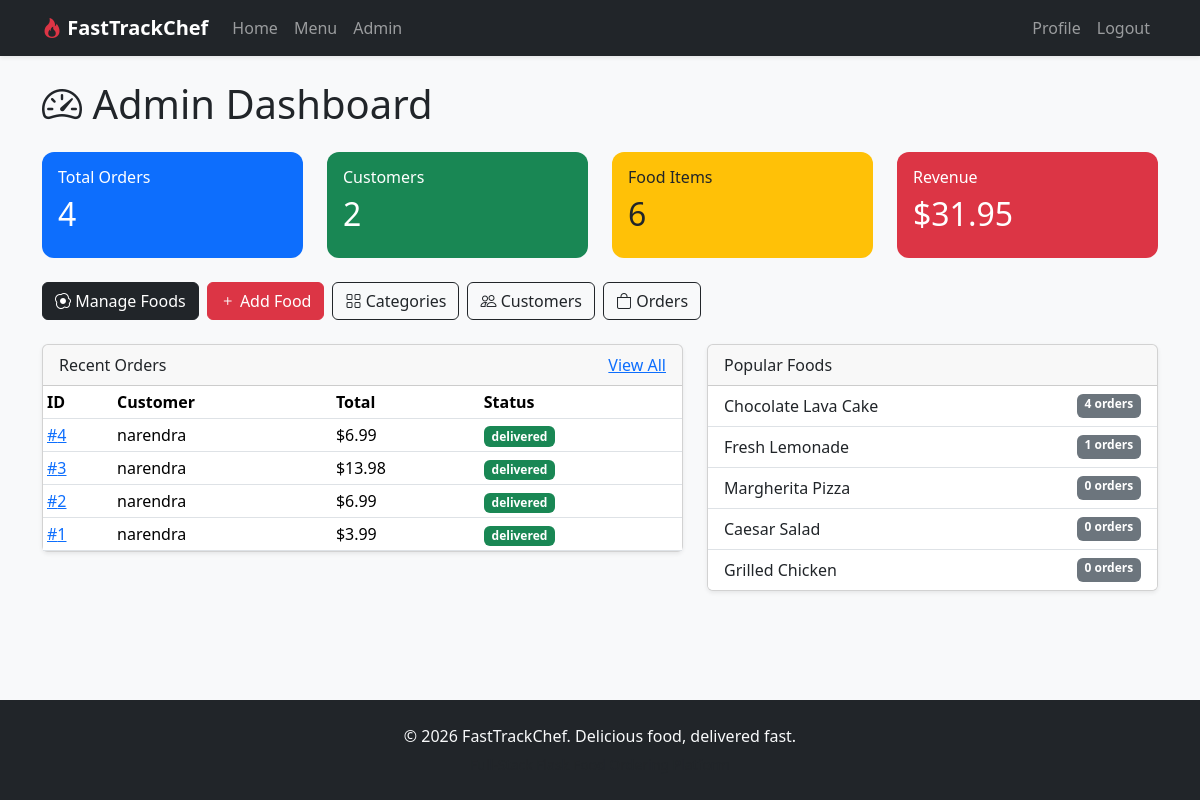
The page /admin/dashboard (signed in) on the database its author committed.
### app/models.py (models this page shows, shortened)
class Order(db.Model):
    __tablename__ = "orders"
    id = db.Column(db.Integer, primary_key=True)
    user_id = db.Column(db.Integer, db.ForeignKey("users.id"), nullable=False, index=True)
    order_date = db.Column(db.DateTime, default=datetime.utcnow, index=True)
    total_amount = db.Column(db.Numeric(10, 2), nullable=False)
    status = db.Column(db.String(30), default="pending", index=True)
    items = db.relationship("OrderItem", backref="order", lazy="dynamic", cascade="all, delete-orphan")
    STATUS_CHOICES = ["pending", "preparing", "delivered", "cancelled"]

class User(UserMixin, db.Model):
    __tablename__ = "users"
    id = db.Column(db.Integer, primary_key=True)
    name = db.Column(db.String(100), nullable=False, index=True)
    email = db.Column(db.String(120), unique=True, nullable=False, index=True)
    password_hash = db.Column(db.String(128), nullable=False)
    role = db.Column(db.String(20), default="customer", index=True)
    phone = db.Column(db.String(20))
    address = db.Column(db.Text)
    created_at = db.Column(db.DateTime, default=datetime.utcnow)
    orders = db.relationship("Order", backref="user", lazy="dynamic")
    cart_items = db.relationship("CartItem", backref="user", lazy="dynamic", cascade="all, delete-orphan")
    @property
    def is_admin(self):
        return self.role == "admin"

class FoodItem(db.Model):
    __tablename__ = "food_items"
    id = db.Column(db.Integer, primary_key=True)
    name = db.Column(db.String(100), nullable=False, index=True)
    description = db.Column(db.Text)
    price = db.Column(db.Numeric(10, 2), nullable=False, index=True)
    category_id = db.Column(db.Integer, db.ForeignKey("categories.id"), nullable=False, index=True)
    image = db.Column(db.String(200), default="default_food.jpg")
    available = db.Column(db.Boolean, default=True, index=True)
    popularity = db.Column(db.Integer, default=0)
    created_at = db.Column(db.DateTime, default=datetime.utcnow)
    cart_items = db.relationship("CartItem", backref="food_item", lazy="dynamic")
    order_items = db.relationship("OrderItem", backref="food_item", lazy="dynamic")

### app/admin.py (the view)
@admin_bp.route("/dashboard")
@login_required
@admin_required
def dashboard():
    total_orders = Order.query.count()
    total_customers = User.query.filter_by(role="customer").count()
    total_foods = FoodItem.query.count()
    total_revenue = (
        db.session.query(db.func.coalesce(db.func.sum(Order.total_amount), 0))
        .filter(Order.status == "delivered")
        .scalar()
    )
    pending_orders = Order.query.filter_by(status="pending").count()
    recent_orders = Order.query.order_by(Order.order_date.desc()).limit(8).all()
    popular_foods = FoodItem.query.order_by(FoodItem.popularity.desc()).limit(5).all()
    return render_template(
        "admin_dashboard.html",
        total_orders=total_orders,
        total_customers=total_customers,
        total_foods=total_foods,
        total_revenue=float(total_revenue or 0),
        pending_orders=pending_orders,
        recent_orders=recent_orders,
        popular_foods=popular_foods,
    )

### app/__init__.py (called while the page is built, shortened)
def register_context_processors(app):
    @app.context_processor
    def inject_cart_count():
        from flask_login import current_user
        count = 0
        return {"cart_count": count or 0}

### app/models.py (called while the page is built)
@login_manager.user_loader
def load_user(user_id):
    return db.session.get(User, int(user_id))

### app/utils.py (called while the page is built)
def admin_required(f):
    @wraps(f)
    def decorated_function(*args, **kwargs):
        if not current_user.is_authenticated or not current_user.is_admin:
            abort(403)
        return f(*args, **kwargs)
    return decorated_function

### app/templates/admin_dashboard.html (shortened to what this page needs)
{% extends "base.html" %}
{% block content %}
<h1 class="mb-4"><i class="bi bi-speedometer2"></i> Admin Dashboard</h1>
<div class="row g-4 mb-4">
    <div class="col-sm-6 col-xl-3">
        <div class="card stat-card bg-primary text-white">
            <div class="card-body">
                <h6>Total Orders</h6>
                <h2>{{ total_orders }}</h2>
            </div>
        </div>
    </div>
    <div class="col-sm-6 col-xl-3">
        <div class="card stat-card bg-success text-white">
            <div class="card-body">
                <h6>Customers</h6>
                <h2>{{ total_customers }}</h2>
            </div>
        </div>
    </div>
    <div class="col-sm-6 col-xl-3">
        <div class="card stat-card bg-warning text-dark">
            <div class="card-body">
                <h6>Food Items</h6>
                <h2>{{ total_foods }}</h2>
            </div>
        </div>
    </div>
    <div class="col-sm-6 col-xl-3">
        <div class="card stat-card bg-danger text-white">
            <div class="card-body">
                <h6>Revenue</h6>
                <h2>${{ "%.2f"|format(total_revenue) }}</h2>
            </div>
        </div>
    </div>
</div>
<div class="row g-4 mb-4">
    <div class="col-12">
        <div class="d-flex flex-wrap gap-2">
            <a href="{{ url_for('admin.manage_foods') }}" class="btn btn-dark"><i class="bi bi-egg-fried"></i> Manage Foods</a>
            <a href="{{ url_for('admin.add_food') }}" class="btn btn-danger"><i class="bi bi-plus"></i> Add Food</a>
            <a href="{{ url_for('admin.manage_categories') }}" class="btn btn-outline-dark"><i class="bi bi-grid"></i> Categories</a>
            <a href="{{ url_for('admin.manage_customers') }}" class="btn btn-outline-dark"><i class="bi bi-people"></i> Customers</a>
            <a href="{{ url_for('admin.manage_orders') }}" class="btn btn-outline-dark"><i class="bi bi-bag"></i> Orders
            </a>
        </div>
    </div>
</div>
<div class="row g-4">
    <div class="col-lg-7">
        <div class="card shadow-sm">
            <div class="card-header d-flex justify-content-between">
                <span>Recent Orders</span>
                <a href="{{ url_for('admin.manage_orders') }}">View All</a>
            </div>
            <div class="table-responsive">
                <table class="table table-sm mb-0">
                    <thead><tr><th>ID</th><th>Customer</th><th>Total</th><th>Status</th></tr></thead>
                    <tbody>
                        {% for order in recent_orders %}
                        <tr>
                            <td><a href="{{ url_for('admin.order_detail', order_id=order.id) }}">#{{ order.id }}</a></td>
                            <td>{{ order.user.name }}</td>
                            <td>${{ "%.2f"|format(order.total_amount) }}</td>
                            <td><span class="badge status-{{ order.status }}">{{ order.status }}</span></td>
                        </tr>
                        {% else %}
                        <tr><td colspan="4" class="text-muted text-center">No orders yet</td></tr>
                        {% endfor %}
                    </tbody>
                </table>
            </div>
        </div>
    </div>
    <div class="col-lg-5">
        <div class="card shadow-sm">
            <div class="card-header">Popular Foods</div>
            <ul class="list-group list-group-flush">
                {% for food in popular_foods %}
                <li class="list-group-item d-flex justify-content-between">
                    <span>{{ food.name }}</span>
                    <span class="badge bg-secondary">{{ food.popularity }} orders</span>
                </li>
                {% else %}
                <li class="list-group-item text-muted">No data yet</li>
                {% endfor %}
            </ul>
        </div>
    </div>
</div>
{% endblock %}

### app/templates/base.html (shortened to what this page needs)
<!DOCTYPE html>
<html lang="en">
<head>
    <link href="https://cdn.jsdelivr.net/npm/bootstrap@5.3.2/dist/css/bootstrap.min.css" rel="stylesheet">
    <link href="https://cdn.jsdelivr.net/npm/bootstrap-icons@1.11.1/font/bootstrap-icons.css" rel="stylesheet">
    <link rel="stylesheet" href="{{ url_for('static', filename='css/style.css') }}">
</head>
<body>
    <nav class="navbar navbar-expand-lg navbar-dark bg-dark sticky-top shadow-sm">
        <div class="container">
            <a class="navbar-brand fw-bold" href="{{ url_for('main.index') }}">
                <i class="bi bi-fire text-danger"></i> FastTrackChef
            </a>
            <div class="collapse navbar-collapse" id="navbarNav">
                <ul class="navbar-nav me-auto">
                    <li class="nav-item"><a class="nav-link" href="{{ url_for('main.index') }}">Home</a></li>
                    <li class="nav-item"><a class="nav-link" href="{{ url_for('customer.menu') }}">Menu</a></li>
                    {% if current_user.is_authenticated and current_user.is_admin %}
                    <li class="nav-item"><a class="nav-link" href="{{ url_for('admin.dashboard') }}">Admin</a></li>
                    {% endif %}
                </ul>
                <ul class="navbar-nav">
                    {% if current_user.is_authenticated %}
                        <li class="nav-item"><a class="nav-link" href="{{ url_for('auth.profile') }}">Profile</a></li>
                        <li class="nav-item"><a class="nav-link" href="{{ url_for('auth.logout') }}">Logout</a></li>
                    {% else %}
                        <li class="nav-item"><a class="nav-link" href="{{ url_for('auth.login') }}">Login</a></li>
                        <li class="nav-item"><a class="nav-link btn btn-outline-light btn-sm ms-lg-2 px-3" href="{{ url_for('auth.register') }}">Register</a></li>
                    {% endif %}
                </ul>
            </div>
        </div>
    </nav>
    <main class="{% block main_class %}container py-4{% endblock %}">
        {% block content %}{% endblock %}
    </main>
    <footer class="bg-dark text-light py-4 mt-auto">
        <div class="container text-center">
            <p class="mb-1">&copy; 2026 FastTrackChef. Delicious food, delivered fast.</p>
            <small class="text-muted">Full-Stack Flask Food Ordering Platform</small>
        </div>
    </footer>
</body>
</html>

### app/static/css/style.css (style rules this page uses)
:root { --brand-red: #dc3545; --brand-dark: #212529; }
body { min-height: 100vh; display: flex; flex-direction: column; background-color: #f8f9fa; }
main { flex: 1; }
.stat-card { border: none; border-radius: 12px; }
.status-delivered { background-color: #198754; }

### rows shown on the page
Order: id "4", user.name "narendra", total_amount "6.99", status "delivered"
Order: id "3", user.name "narendra", total_amount "13.98", status "delivered"
Order: id "2", user.name "narendra", total_amount "6.99", status "delivered"
Order: id "1", user.name "narendra", total_amount "3.99", status "delivered"
FoodItem: name "Chocolate Lava Cake", popularity "4"
FoodItem: name "Fresh Lemonade", popularity "1"
FoodItem: name "Margherita Pizza", popularity "0"
FoodItem: name "Caesar Salad", popularity "0"
FoodItem: name "Grilled Chicken", popularity "0"

### other values the page prints
{{ total_orders }} "4"
{{ total_customers }} "2"
{{ total_foods }} "6"
{{ "%.2f"|format(total_revenue) }} "31.95"
